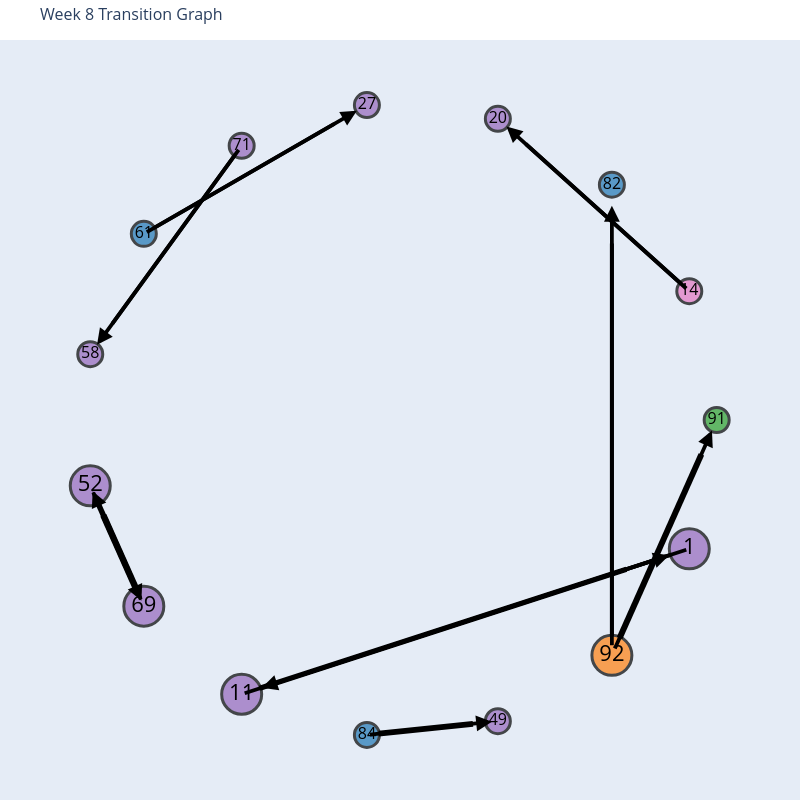
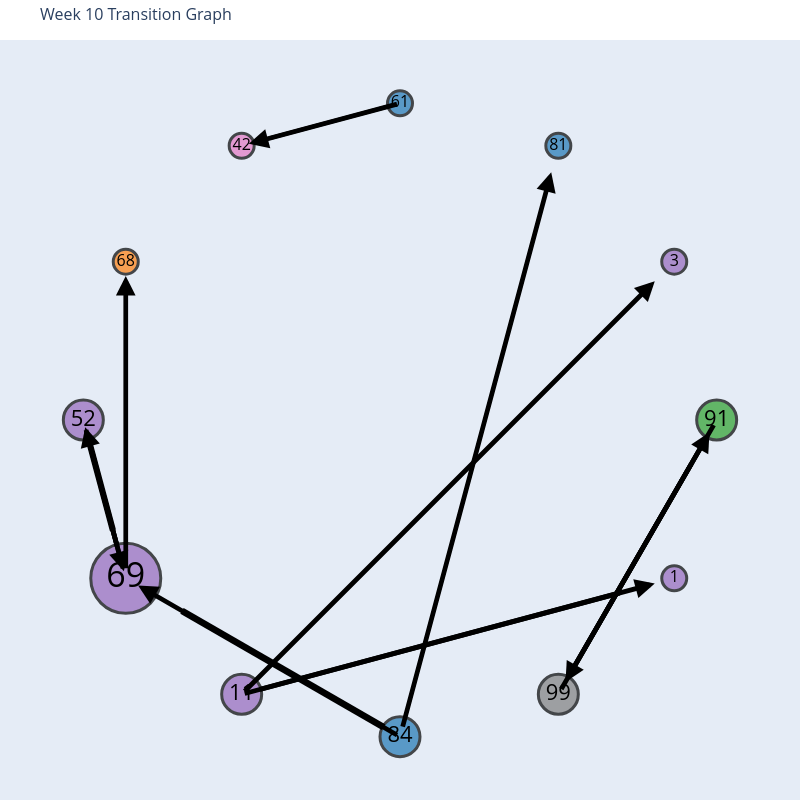
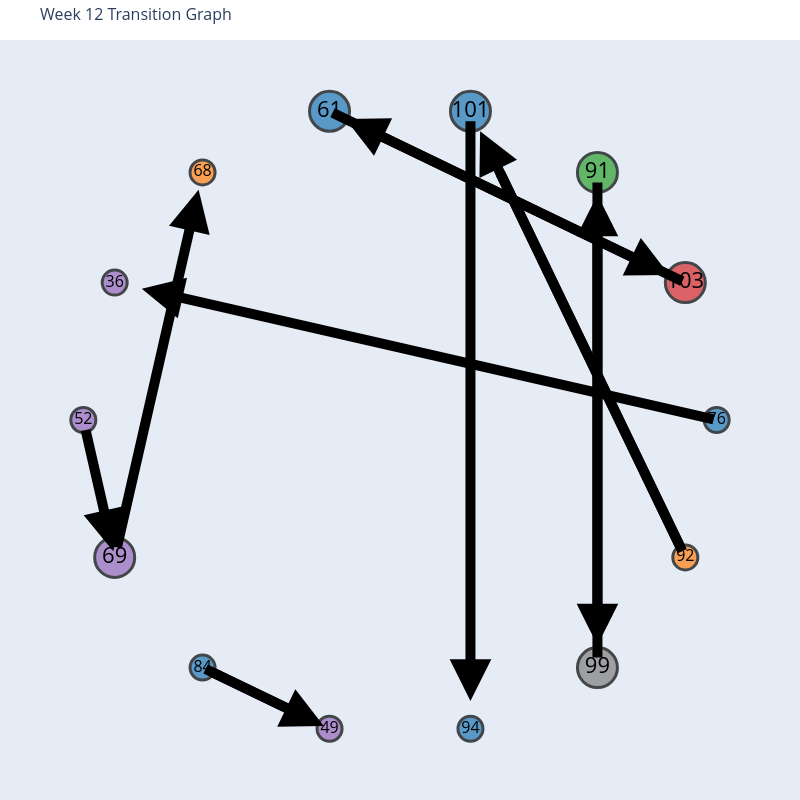
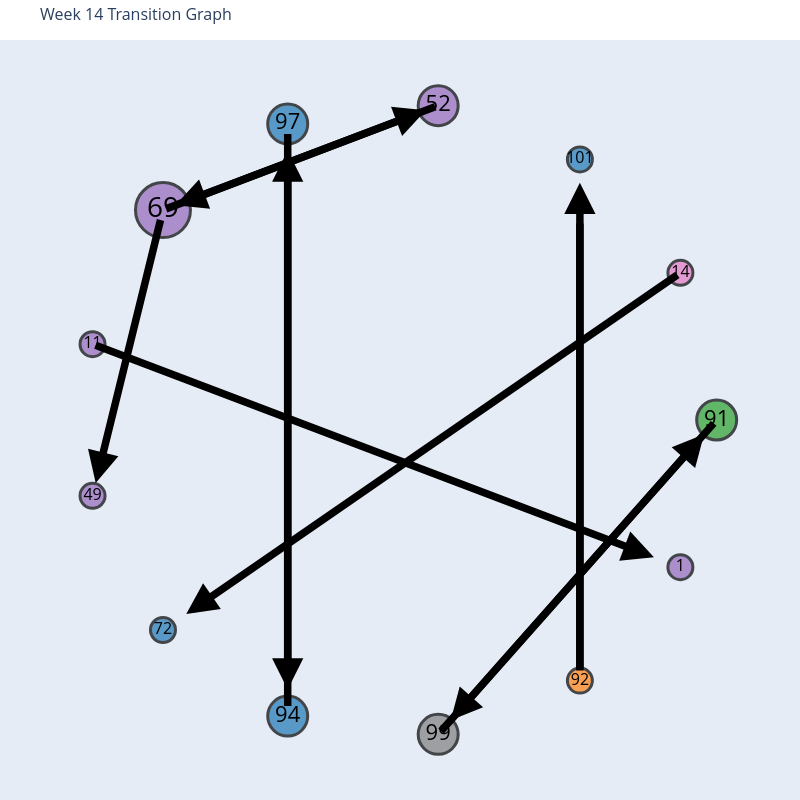

The code cell stored with these charts, in order, in its notebook:
### Code cell
# Loop through all items
for name, matrix in transition_matrices.items():
    # Generate title
    title_str = "All Weeks Transition Graph" if name == "all" else f"Week {name.replace('week','')} Transition Graph"
    
    # Build directory for saving
    save_dir = os.path.join(transition_graph_top10_dir, name)
    os.makedirs(save_dir, exist_ok=True)
    
    # Build base path for figure
    base_filename = "top10_transition_probability_graph"
    fig_path = os.path.join(save_dir, base_filename)
    
    # Build CSV path
    csv_path = os.path.join(save_dir, f"{name}_edges_top10.csv")
    
    # Call the plotting function
    plot_transition_graph(
        matrix,
        None,
        edge_scaling=10,
        text_scaling=6,
        arrow_reduction_factor=0.045,
        title=title_str,
        save=True,         
        path=fig_path,     
        export_csv=False,   
        csv_path=csv_path
    )

### Figure 1 — Plotly figure (JSON) as saved in the notebook; plotly's stock layout.template omitted (floating-point values rounded to 4 significant figures)
{"data": [{"hoverinfo": "none", "line": {"color": "black", "width": 3.86}, "mode": "lines", "type": "scatter", "x": [0.8857, 0.3973, null], "y": [0.4318, 0.8715, null]}, {"hoverinfo": "none", "line": {"color": "black", "width": 3.889}, "mode": "lines", "type": "scatter", "x": [-0.522, -0.9083, null], "y": [0.8357, 0.3041, null]}, {"hoverinfo": "none", "line": {"color": "black", "width": 3.704}, "mode": "lines", "type": "scatter", "x": [-0.7765, -0.2075, null], "y": [0.6065, 0.9351, null]}, {"hoverinfo": "none", "line": {"color": "black", "width": 5.474}, "mode": "lines", "type": "scatter", "x": [-0.9537, -0.8503, null], "y": [-0.2627, -0.495, null]}, {"hoverinfo": "none", "line": {"color": "black", "width": 6.522}, "mode": "lines", "type": "scatter", "x": [-0.8334, -0.9368, null], "y": [-0.533, -0.3007, null]}, {"hoverinfo": "none", "line": {"color": "black", "width": 5.253}, "mode": "lines", "type": "scatter", "x": [-0.4429, 0.7151, null], "y": [-0.8475, -0.4712, null]}, {"hoverinfo": "none", "line": {"color": "black", "width": 5.833}, "mode": "lines", "type": "scatter", "x": [-0.06723, 0.2304, null], "y": [-0.9906, -0.9593, null]}, {"hoverinfo": "none", "line": {"color": "black", "width": 6}, "mode": "lines", "type": "scatter", "x": [0.6935, 0.9517, null], "y": [-0.6883, -0.1086, null]}, {"hoverinfo": "none", "line": {"color": "black", "width": 4}, "mode": "lines", "type": "scatter", "x": [0.6691, 0.6691, null], "y": [-0.6831, 0.557, null]}, {"hoverinfo": "none", "line": {"color": "black", "width": 3.788}, "mode": "lines", "type": "scatter", "x": [0.8565, -0.3016, null], "y": [-0.4253, -0.8016, null]}, {"hoverinfo": "text", "marker": {"color": ["#2ca02c", "#e377c2", "#1f77b4", "#9467bd", "#9467bd", "#9467bd", "#1f77b4", "#9467bd", "#9467bd", "#9467bd", "#9467bd", "#1f77b4", "#9467bd", "#ff7f0e", "#9467bd"], "line": {"color": "black", "width": 3}, "size": [25, 25, 25, 25, 25, 25, 25, 25, 40, 40, 40, 25, 25, 40, 40]}, "mode": "markers+text", "text": ["91", "14", "82", "20", "27", "71", "61", "58", "52", "69", "11", "84", "49", "92", "1"], "textfont": {"color": "black", "size": [16, 16, 16, 16, 16, 16, 16, 16, 22, 22, 22, 16, 16, 22, 22]}, "type": "scatter", "x": [1, 0.9135, 0.6691, 0.309, -0.1045, -0.5, -0.809, -0.9781, -0.9781, -0.809, -0.5, -0.1045, 0.309, 0.6691, 0.9135], "y": [-5.96e-09, 0.4067, 0.7431, 0.9511, 0.9945, 0.866, 0.5878, 0.2079, -0.2079, -0.5878, -0.866, -0.9945, -0.9511, -0.7431, -0.4067]}], "layout": {"annotations": [{"arrowcolor": "black", "arrowhead": 2, "arrowsize": 0.8333, "arrowwidth": 3.788, "ax": 0.9135, "axref": "x", "ay": 0.4067, "ayref": "y", "showarrow": true, "x": 0.3362, "xref": "x", "y": 0.9266, "yref": "y"}, {"arrowcolor": "black", "arrowhead": 2, "arrowsize": 0.8333, "arrowwidth": 3.788, "ax": -0.5, "axref": "x", "ay": 0.866, "ayref": "y", "showarrow": true, "x": -0.9566, "xref": "x", "y": 0.2375, "yref": "y"}, {"arrowcolor": "black", "arrowhead": 2, "arrowsize": 0.8333, "arrowwidth": 3.788, "ax": -0.809, "axref": "x", "ay": 0.5878, "ayref": "y", "showarrow": true, "x": -0.1362, "xref": "x", "y": 0.9762, "yref": "y"}, {"arrowcolor": "black", "arrowhead": 2, "arrowsize": 0.8333, "arrowwidth": 3.788, "ax": -0.9781, "axref": "x", "ay": -0.2079, "ayref": "y", "showarrow": true, "x": -0.8166, "xref": "x", "y": -0.5707, "yref": "y"}, {"arrowcolor": "black", "arrowhead": 2, "arrowsize": 0.8333, "arrowwidth": 3.788, "ax": -0.809, "axref": "x", "ay": -0.5878, "ayref": "y", "showarrow": true, "x": -0.9705, "xref": "x", "y": -0.225, "yref": "y"}, {"arrowcolor": "black", "arrowhead": 2, "arrowsize": 0.8333, "arrowwidth": 3.788, "ax": -0.5, "axref": "x", "ay": -0.866, "ayref": "y", "showarrow": true, "x": 0.8499, "xref": "x", "y": -0.4274, "yref": "y"}, {"arrowcolor": "black", "arrowhead": 2, "arrowsize": 0.8333, "arrowwidth": 3.788, "ax": -0.1045, "axref": "x", "ay": -0.9945, "ayref": "y", "showarrow": true, "x": 0.2904, "xref": "x", "y": -0.953, "yref": "y"}, {"arrowcolor": "black", "arrowhead": 2, "arrowsize": 0.8333, "arrowwidth": 3.788, "ax": 0.6691, "axref": "x", "ay": -0.7431, "ayref": "y", "showarrow": true, "x": 0.9851, "xref": "x", "y": -0.03344, "yref": "y"}, {"arrowcolor": "black", "arrowhead": 2, "arrowsize": 0.8333, "arrowwidth": 3.788, "ax": 0.6691, "axref": "x", "ay": -0.7431, "ayref": "y", "showarrow": true, "x": 0.6691, "xref": "x", "y": 0.6763, "yref": "y"}, {"arrowcolor": "black", "arrowhead": 2, "arrowsize": 0.8333, "arrowwidth": 3.788, "ax": 0.9135, "axref": "x", "ay": -0.4067, "ayref": "y", "showarrow": true, "x": -0.4364, "xref": "x", "y": -0.8454, "yref": "y"}], "height": 800, "hovermode": "closest", "margin": {"b": 0, "l": 0, "r": 0, "t": 40}, "showlegend": false, "title": {"font": {"size": 16}, "text": "Week 8 Transition Graph"}, "width": 800, "xaxis": {"range": [-1.2, 1.2], "showgrid": false, "showticklabels": false, "zeroline": false}, "yaxis": {"range": [-1.2, 1.2], "scaleanchor": "x", "scaleratio": 1, "showgrid": false, "showticklabels": false, "zeroline": false}}}

### Figure 2 — Plotly figure (JSON) as saved in the notebook; plotly's stock layout.template omitted (floating-point values rounded to 4 significant figures)
{"data": [{"hoverinfo": "none", "line": {"color": "black", "width": 4.348}, "mode": "lines", "type": "scatter", "x": [0.97, 0.58, null], "y": [-0.05196, -0.7275, null]}, {"hoverinfo": "none", "line": {"color": "black", "width": 4}, "mode": "lines", "type": "scatter", "x": [-0.03622, -0.4138, null], "y": [0.9903, 0.8891, null]}, {"hoverinfo": "none", "line": {"color": "black", "width": 6.19}, "mode": "lines", "type": "scatter", "x": [-0.9845, -0.9066, null], "y": [-0.05796, -0.3486, null]}, {"hoverinfo": "none", "line": {"color": "black", "width": 4.857}, "mode": "lines", "type": "scatter", "x": [-0.8932, -0.9711, null], "y": [-0.3986, -0.108, null]}, {"hoverinfo": "none", "line": {"color": "black", "width": 3.429}, "mode": "lines", "type": "scatter", "x": [-0.866, -0.866, null], "y": [-0.395, 0.3625, null]}, {"hoverinfo": "none", "line": {"color": "black", "width": 5}, "mode": "lines", "type": "scatter", "x": [-0.442, 0.6932, null], "y": [-0.8505, -0.5463, null]}, {"hoverinfo": "none", "line": {"color": "black", "width": 3.333}, "mode": "lines", "type": "scatter", "x": [-0.4576, 0.7029, null], "y": [-0.8236, 0.3369, null]}, {"hoverinfo": "none", "line": {"color": "black", "width": 6.667}, "mode": "lines", "type": "scatter", "x": [-0.05196, -0.6885, null], "y": [-0.97, -0.6025, null]}, {"hoverinfo": "none", "line": {"color": "black", "width": 3.333}, "mode": "lines", "type": "scatter", "x": [0.01553, 0.4403, null], "y": [-0.942, 0.6432, null]}, {"hoverinfo": "none", "line": {"color": "black", "width": 4.712}, "mode": "lines", "type": "scatter", "x": [0.53, 0.92, null], "y": [-0.8141, -0.1386, null]}, {"hoverinfo": "text", "marker": {"color": ["#2ca02c", "#9467bd", "#1f77b4", "#1f77b4", "#e377c2", "#ff7f0e", "#9467bd", "#9467bd", "#9467bd", "#1f77b4", "#7f7f7f", "#9467bd"], "line": {"color": "black", "width": 3}, "size": [40, 25, 25, 25, 25, 25, 40, 70, 40, 40, 40, 25]}, "mode": "markers+text", "text": ["91", "3", "81", "61", "42", "68", "52", "69", "11", "84", "99", "1"], "textfont": {"color": "black", "size": [22, 16, 16, 16, 16, 16, 22, 34, 22, 22, 22, 16]}, "type": "scatter", "x": [1, 0.866, 0.5, -2.368e-08, -0.5, -0.866, -1.0, -0.866, -0.5, 3.196e-08, 0.5, 0.866], "y": [1.97e-08, 0.5, 0.866, 1.0, 0.866, 0.5, -6.772e-08, -0.5, -0.866, -1.0, -0.866, -0.5]}], "layout": {"annotations": [{"arrowcolor": "black", "arrowhead": 2, "arrowsize": 0.8333, "arrowwidth": 4.712, "ax": 1, "axref": "x", "ay": 1.97e-08, "ayref": "y", "showarrow": true, "x": 0.5225, "xref": "x", "y": -0.8271, "yref": "y"}, {"arrowcolor": "black", "arrowhead": 2, "arrowsize": 0.8333, "arrowwidth": 4.712, "ax": -2.368e-08, "axref": "x", "ay": 1.0, "ayref": "y", "showarrow": true, "x": -0.4775, "xref": "x", "y": 0.8721, "yref": "y"}, {"arrowcolor": "black", "arrowhead": 2, "arrowsize": 0.8333, "arrowwidth": 4.712, "ax": -1.0, "axref": "x", "ay": -6.772e-08, "ayref": "y", "showarrow": true, "x": -0.8721, "xref": "x", "y": -0.4775, "yref": "y"}, {"arrowcolor": "black", "arrowhead": 2, "arrowsize": 0.8333, "arrowwidth": 4.712, "ax": -0.866, "axref": "x", "ay": -0.5, "ayref": "y", "showarrow": true, "x": -0.994, "xref": "x", "y": -0.0225, "yref": "y"}, {"arrowcolor": "black", "arrowhead": 2, "arrowsize": 0.8333, "arrowwidth": 4.712, "ax": -0.866, "axref": "x", "ay": -0.5, "ayref": "y", "showarrow": true, "x": -0.866, "xref": "x", "y": 0.455, "yref": "y"}, {"arrowcolor": "black", "arrowhead": 2, "arrowsize": 0.8333, "arrowwidth": 4.712, "ax": -0.5, "axref": "x", "ay": -0.866, "ayref": "y", "showarrow": true, "x": 0.8046, "xref": "x", "y": -0.5165, "yref": "y"}, {"arrowcolor": "black", "arrowhead": 2, "arrowsize": 0.8333, "arrowwidth": 4.712, "ax": -0.5, "axref": "x", "ay": -0.866, "ayref": "y", "showarrow": true, "x": 0.8046, "xref": "x", "y": 0.4385, "yref": "y"}, {"arrowcolor": "black", "arrowhead": 2, "arrowsize": 0.8333, "arrowwidth": 4.712, "ax": 3.196e-08, "axref": "x", "ay": -1.0, "ayref": "y", "showarrow": true, "x": -0.8271, "xref": "x", "y": -0.5225, "yref": "y"}, {"arrowcolor": "black", "arrowhead": 2, "arrowsize": 0.8333, "arrowwidth": 4.712, "ax": 3.196e-08, "axref": "x", "ay": -1.0, "ayref": "y", "showarrow": true, "x": 0.4775, "xref": "x", "y": 0.7821, "yref": "y"}, {"arrowcolor": "black", "arrowhead": 2, "arrowsize": 0.8333, "arrowwidth": 4.712, "ax": 0.5, "axref": "x", "ay": -0.866, "ayref": "y", "showarrow": true, "x": 0.9775, "xref": "x", "y": -0.03897, "yref": "y"}], "height": 800, "hovermode": "closest", "margin": {"b": 0, "l": 0, "r": 0, "t": 40}, "showlegend": false, "title": {"font": {"size": 16}, "text": "Week 10 Transition Graph"}, "width": 800, "xaxis": {"range": [-1.2, 1.2], "showgrid": false, "showticklabels": false, "zeroline": false}, "yaxis": {"range": [-1.2, 1.2], "scaleanchor": "x", "scaleratio": 1, "showgrid": false, "showticklabels": false, "zeroline": false}}}

### Figure 3 — Plotly figure (JSON) as saved in the notebook; plotly's stock layout.template omitted (floating-point values rounded to 4 significant figures)
{"data": [{"hoverinfo": "none", "line": {"color": "black", "width": 4.156}, "mode": "lines", "type": "scatter", "x": [0.9634, -0.6743, null], "y": [0.008345, 0.3822, null]}, {"hoverinfo": "none", "line": {"color": "black", "width": 6.667}, "mode": "lines", "type": "scatter", "x": [0.8469, -0.05611, null], "y": [0.4599, 0.8948, null]}, {"hoverinfo": "none", "line": {"color": "black", "width": 4.419}, "mode": "lines", "type": "scatter", "x": [0.6235, 0.6235, null], "y": [0.7218, -0.5655, null]}, {"hoverinfo": "none", "line": {"color": "black", "width": 3.889}, "mode": "lines", "type": "scatter", "x": [0.2225, 0.2225, null], "y": [0.9149, -0.7424, null]}, {"hoverinfo": "none", "line": {"color": "black", "width": 3.846}, "mode": "lines", "type": "scatter", "x": [-0.1685, 0.7346, null], "y": [0.9489, 0.514, null]}, {"hoverinfo": "none", "line": {"color": "black", "width": 7.143}, "mode": "lines", "type": "scatter", "x": [-0.9917, -0.9242, null], "y": [-0.03656, -0.332, null]}, {"hoverinfo": "none", "line": {"color": "black", "width": 5.789}, "mode": "lines", "type": "scatter", "x": [-0.8876, -0.6596, null], "y": [-0.3754, 0.6237, null]}, {"hoverinfo": "none", "line": {"color": "black", "width": 10}, "mode": "lines", "type": "scatter", "x": [-0.5897, -0.2964, null], "y": [-0.7981, -0.9393, null]}, {"hoverinfo": "none", "line": {"color": "black", "width": 4.49}, "mode": "lines", "type": "scatter", "x": [0.6235, 0.6235, null], "y": [-0.7218, 0.5655, null]}, {"hoverinfo": "none", "line": {"color": "black", "width": 10}, "mode": "lines", "type": "scatter", "x": [0.8847, 0.3164, null], "y": [-0.4001, 0.78, null]}, {"hoverinfo": "text", "marker": {"color": ["#1f77b4", "#d62728", "#2ca02c", "#1f77b4", "#1f77b4", "#ff7f0e", "#9467bd", "#9467bd", "#9467bd", "#1f77b4", "#9467bd", "#1f77b4", "#7f7f7f", "#ff7f0e"], "line": {"color": "black", "width": 3}, "size": [25, 40, 40, 40, 40, 25, 25, 25, 40, 25, 25, 25, 40, 25]}, "mode": "markers+text", "text": ["76", "103", "91", "101", "61", "68", "36", "52", "69", "84", "49", "94", "99", "92"], "textfont": {"color": "black", "size": [16, 22, 22, 22, 22, 16, 16, 16, 22, 16, 16, 16, 22, 16]}, "type": "scatter", "x": [1.0, 0.901, 0.6235, 0.2225, -0.2225, -0.6235, -0.901, -1, -0.901, -0.6235, -0.2225, 0.2225, 0.6235, 0.901], "y": [1.902e-08, 0.4339, 0.7818, 0.9749, 0.9749, 0.7818, 0.4339, -6.841e-08, -0.4339, -0.7818, -0.9749, -0.9749, -0.7818, -0.4339]}], "layout": {"annotations": [{"arrowcolor": "black", "arrowhead": 2, "arrowsize": 0.8333, "arrowwidth": 10, "ax": 1.0, "axref": "x", "ay": 1.902e-08, "ayref": "y", "showarrow": true, "x": -0.8154, "xref": "x", "y": 0.4144, "yref": "y"}, {"arrowcolor": "black", "arrowhead": 2, "arrowsize": 0.8333, "arrowwidth": 10, "ax": 0.901, "axref": "x", "ay": 0.4339, "ayref": "y", "showarrow": true, "x": -0.172, "xref": "x", "y": 0.9506, "yref": "y"}, {"arrowcolor": "black", "arrowhead": 2, "arrowsize": 0.8333, "arrowwidth": 10, "ax": 0.6235, "axref": "x", "ay": 0.7818, "ayref": "y", "showarrow": true, "x": 0.6235, "xref": "x", "y": -0.7115, "yref": "y"}, {"arrowcolor": "black", "arrowhead": 2, "arrowsize": 0.8333, "arrowwidth": 10, "ax": 0.2225, "axref": "x", "ay": 0.9749, "ayref": "y", "showarrow": true, "x": 0.2225, "xref": "x", "y": -0.8872, "yref": "y"}, {"arrowcolor": "black", "arrowhead": 2, "arrowsize": 0.8333, "arrowwidth": 10, "ax": -0.2225, "axref": "x", "ay": 0.9749, "ayref": "y", "showarrow": true, "x": 0.8504, "xref": "x", "y": 0.4582, "yref": "y"}, {"arrowcolor": "black", "arrowhead": 2, "arrowsize": 0.8333, "arrowwidth": 10, "ax": -1, "axref": "x", "ay": -6.841e-08, "ayref": "y", "showarrow": true, "x": -0.9054, "xref": "x", "y": -0.4144, "yref": "y"}, {"arrowcolor": "black", "arrowhead": 2, "arrowsize": 0.8333, "arrowwidth": 10, "ax": -0.901, "axref": "x", "ay": -0.4339, "ayref": "y", "showarrow": true, "x": -0.636, "xref": "x", "y": 0.7271, "yref": "y"}, {"arrowcolor": "black", "arrowhead": 2, "arrowsize": 0.8333, "arrowwidth": 10, "ax": -0.6235, "axref": "x", "ay": -0.7818, "ayref": "y", "showarrow": true, "x": -0.2406, "xref": "x", "y": -0.9662, "yref": "y"}, {"arrowcolor": "black", "arrowhead": 2, "arrowsize": 0.8333, "arrowwidth": 10, "ax": 0.6235, "axref": "x", "ay": -0.7818, "ayref": "y", "showarrow": true, "x": 0.6235, "xref": "x", "y": 0.7115, "yref": "y"}, {"arrowcolor": "black", "arrowhead": 2, "arrowsize": 0.8333, "arrowwidth": 10, "ax": 0.901, "axref": "x", "ay": -0.4339, "ayref": "y", "showarrow": true, "x": 0.2531, "xref": "x", "y": 0.9115, "yref": "y"}], "height": 800, "hovermode": "closest", "margin": {"b": 0, "l": 0, "r": 0, "t": 40}, "showlegend": false, "title": {"font": {"size": 16}, "text": "Week 12 Transition Graph"}, "width": 800, "xaxis": {"range": [-1.2, 1.2], "showgrid": false, "showticklabels": false, "zeroline": false}, "yaxis": {"range": [-1.2, 1.2], "scaleanchor": "x", "scaleratio": 1, "showgrid": false, "showticklabels": false, "zeroline": false}}}

### Figure 4 — Plotly figure (JSON) as saved in the notebook; plotly's stock layout.template omitted (floating-point values rounded to 4 significant figures)
{"data": [{"hoverinfo": "none", "line": {"color": "black", "width": 6.197}, "mode": "lines", "type": "scatter", "x": [0.9602, 0.2483, null], "y": [-0.04491, -0.8485, null]}, {"hoverinfo": "none", "line": {"color": "black", "width": 5}, "mode": "lines", "type": "scatter", "x": [0.8546, -0.5543, null], "y": [0.4434, -0.529, null]}, {"hoverinfo": "none", "line": {"color": "black", "width": 5}, "mode": "lines", "type": "scatter", "x": [0.06444, -0.5845, null], "y": [0.9714, 0.7253, null]}, {"hoverinfo": "none", "line": {"color": "black", "width": 3.543}, "mode": "lines", "type": "scatter", "x": [-0.3546, -0.3546, null], "y": [0.875, -0.688, null]}, {"hoverinfo": "none", "line": {"color": "black", "width": 3.75}, "mode": "lines", "type": "scatter", "x": [-0.6714, -0.02247, null], "y": [0.6924, 0.9385, null]}, {"hoverinfo": "none", "line": {"color": "black", "width": 3.333}, "mode": "lines", "type": "scatter", "x": [-0.7683, -0.9397, null], "y": [0.583, -0.1127, null]}, {"hoverinfo": "none", "line": {"color": "black", "width": 5.714}, "mode": "lines", "type": "scatter", "x": [-0.9359, 0.6648, null], "y": [0.226, -0.381, null]}, {"hoverinfo": "none", "line": {"color": "black", "width": 3.493}, "mode": "lines", "type": "scatter", "x": [-0.3546, -0.3546, null], "y": [-0.875, 0.688, null]}, {"hoverinfo": "none", "line": {"color": "black", "width": 4.286}, "mode": "lines", "type": "scatter", "x": [0.1603, 0.8723, null], "y": [-0.9478, -0.1442, null]}, {"hoverinfo": "none", "line": {"color": "black", "width": 7.5}, "mode": "lines", "type": "scatter", "x": [0.5681, 0.5681, null], "y": [-0.7855, 0.6209, null]}, {"hoverinfo": "text", "marker": {"color": ["#2ca02c", "#e377c2", "#1f77b4", "#9467bd", "#1f77b4", "#9467bd", "#9467bd", "#9467bd", "#1f77b4", "#1f77b4", "#7f7f7f", "#ff7f0e", "#9467bd"], "line": {"color": "black", "width": 3}, "size": [40, 25, 25, 40, 40, 55, 25, 25, 25, 40, 40, 25, 25]}, "mode": "markers+text", "text": ["91", "14", "101", "52", "97", "69", "11", "49", "72", "94", "99", "92", "1"], "textfont": {"color": "black", "size": [22, 16, 16, 22, 22, 28, 16, 16, 16, 22, 22, 16, 16]}, "type": "scatter", "x": [1, 0.8855, 0.5681, 0.1205, -0.3546, -0.7485, -0.9709, -0.9709, -0.7485, -0.3546, 0.1205, 0.5681, 0.8855], "y": [-2.292e-09, 0.4647, 0.823, 0.9927, 0.935, 0.6631, 0.2393, -0.2393, -0.6631, -0.935, -0.9927, -0.823, -0.4647]}], "layout": {"annotations": [{"arrowcolor": "black", "arrowhead": 2, "arrowsize": 0.8333, "arrowwidth": 7.5, "ax": 1, "axref": "x", "ay": -2.292e-09, "ayref": "y", "showarrow": true, "x": 0.1601, "xref": "x", "y": -0.948, "yref": "y"}, {"arrowcolor": "black", "arrowhead": 2, "arrowsize": 0.8333, "arrowwidth": 7.5, "ax": 0.8855, "axref": "x", "ay": 0.4647, "ayref": "y", "showarrow": true, "x": -0.675, "xref": "x", "y": -0.6124, "yref": "y"}, {"arrowcolor": "black", "arrowhead": 2, "arrowsize": 0.8333, "arrowwidth": 7.5, "ax": 0.1205, "axref": "x", "ay": 0.9927, "ayref": "y", "showarrow": true, "x": -0.7094, "xref": "x", "y": 0.678, "yref": "y"}, {"arrowcolor": "black", "arrowhead": 2, "arrowsize": 0.8333, "arrowwidth": 7.5, "ax": -0.3546, "axref": "x", "ay": 0.935, "ayref": "y", "showarrow": true, "x": -0.3546, "xref": "x", "y": -0.8509, "yref": "y"}, {"arrowcolor": "black", "arrowhead": 2, "arrowsize": 0.8333, "arrowwidth": 7.5, "ax": -0.7485, "axref": "x", "ay": 0.6631, "ayref": "y", "showarrow": true, "x": 0.08143, "xref": "x", "y": 0.9779, "yref": "y"}, {"arrowcolor": "black", "arrowhead": 2, "arrowsize": 0.8333, "arrowwidth": 7.5, "ax": -0.7485, "axref": "x", "ay": 0.6631, "ayref": "y", "showarrow": true, "x": -0.9609, "xref": "x", "y": -0.1987, "yref": "y"}, {"arrowcolor": "black", "arrowhead": 2, "arrowsize": 0.8333, "arrowwidth": 7.5, "ax": -0.9709, "axref": "x", "ay": 0.2393, "ayref": "y", "showarrow": true, "x": 0.8019, "xref": "x", "y": -0.433, "yref": "y"}, {"arrowcolor": "black", "arrowhead": 2, "arrowsize": 0.8333, "arrowwidth": 7.5, "ax": -0.3546, "axref": "x", "ay": -0.935, "ayref": "y", "showarrow": true, "x": -0.3546, "xref": "x", "y": 0.8509, "yref": "y"}, {"arrowcolor": "black", "arrowhead": 2, "arrowsize": 0.8333, "arrowwidth": 7.5, "ax": 0.1205, "axref": "x", "ay": -0.9927, "ayref": "y", "showarrow": true, "x": 0.9604, "xref": "x", "y": -0.04467, "yref": "y"}, {"arrowcolor": "black", "arrowhead": 2, "arrowsize": 0.8333, "arrowwidth": 7.5, "ax": 0.5681, "axref": "x", "ay": -0.823, "ayref": "y", "showarrow": true, "x": 0.5681, "xref": "x", "y": 0.7489, "yref": "y"}], "height": 800, "hovermode": "closest", "margin": {"b": 0, "l": 0, "r": 0, "t": 40}, "showlegend": false, "title": {"font": {"size": 16}, "text": "Week 14 Transition Graph"}, "width": 800, "xaxis": {"range": [-1.2, 1.2], "showgrid": false, "showticklabels": false, "zeroline": false}, "yaxis": {"range": [-1.2, 1.2], "scaleanchor": "x", "scaleratio": 1, "showgrid": false, "showticklabels": false, "zeroline": false}}}
